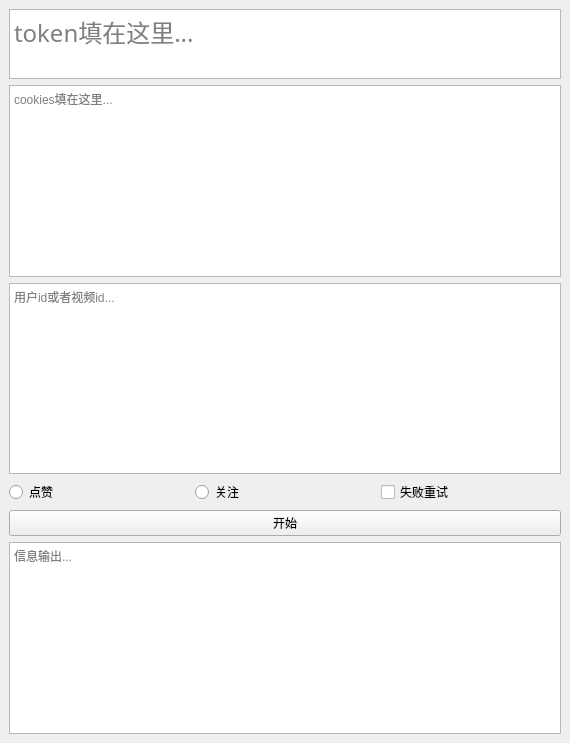
<?xml version="1.0" encoding="UTF-8"?>
<ui version="4.0">
 <class>MainWindow</class>
 <widget class="QMainWindow" name="MainWindow">
  <property name="geometry">
   <rect>
    <x>0</x>
    <y>0</y>
    <width>570</width>
    <height>743</height>
   </rect>
  </property>
  <property name="minimumSize">
   <size>
    <width>570</width>
    <height>743</height>
   </size>
  </property>
  <property name="windowTitle">
   <string>MainWindow</string>
  </property>
  <widget class="QWidget" name="centralwidget">
   <layout class="QVBoxLayout" name="verticalLayout_2">
    <item>
     <layout class="QVBoxLayout" name="verticalLayout" stretch="1,10,10,2,10">
      <item>
       <layout class="QVBoxLayout" name="verticalLayout_3">
        <item>
         <widget class="QTextEdit" name="textEdit">
          <property name="font">
           <font>
            <family>微软雅黑</family>
            <pointsize>18</pointsize>
           </font>
          </property>
          <property name="focusPolicy">
           <enum>Qt::StrongFocus</enum>
          </property>
          <property name="layoutDirection">
           <enum>Qt::LeftToRight</enum>
          </property>
          <property name="placeholderText">
           <string>token填在这里...</string>
          </property>
         </widget>
        </item>
       </layout>
      </item>
      <item>
       <layout class="QVBoxLayout" name="verticalLayout_8" stretch="0">
        <item>
         <widget class="QTextEdit" name="textEdit_2">
          <property name="placeholderText">
           <string>cookies填在这里...</string>
          </property>
         </widget>
        </item>
       </layout>
      </item>
      <item>
       <layout class="QVBoxLayout" name="verticalLayout_7">
        <item>
         <widget class="QTextEdit" name="textEdit_3">
          <property name="placeholderText">
           <string>用户id或者视频id...</string>
          </property>
         </widget>
        </item>
       </layout>
      </item>
      <item>
       <layout class="QVBoxLayout" name="verticalLayout_6">
        <item>
         <layout class="QHBoxLayout" name="horizontalLayout">
          <item>
           <widget class="QRadioButton" name="radioButton">
            <property name="text">
             <string>点赞</string>
            </property>
           </widget>
          </item>
          <item>
           <widget class="QRadioButton" name="radioButton_2">
            <property name="text">
             <string>关注</string>
            </property>
           </widget>
          </item>
          <item>
           <widget class="QCheckBox" name="checkBox">
            <property name="text">
             <string>失败重试</string>
            </property>
           </widget>
          </item>
         </layout>
        </item>
        <item>
         <layout class="QHBoxLayout" name="horizontalLayout_2">
          <item>
           <widget class="QPushButton" name="pushButton">
            <property name="text">
             <string>开始</string>
            </property>
           </widget>
          </item>
         </layout>
        </item>
       </layout>
      </item>
      <item>
       <layout class="QVBoxLayout" name="verticalLayout_4">
        <item>
         <widget class="QTextBrowser" name="textBrowser">
          <property name="placeholderText">
           <string>信息输出...</string>
          </property>
         </widget>
        </item>
       </layout>
      </item>
     </layout>
    </item>
   </layout>
  </widget>
 </widget>
 <resources/>
 <connections/>
</ui>
